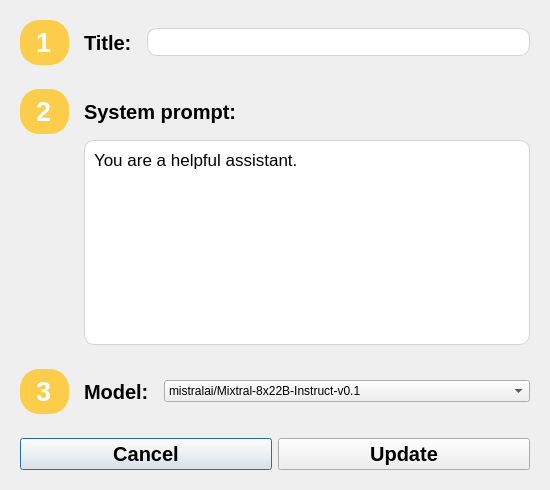
<?xml version="1.0" encoding="UTF-8"?>
<ui version="4.0">
 <class>chatsettingswindow</class>
 <widget class="QDialog" name="chatsettingswindow">
  <property name="geometry">
   <rect>
    <x>0</x>
    <y>0</y>
    <width>550</width>
    <height>490</height>
   </rect>
  </property>
  <property name="minimumSize">
   <size>
    <width>550</width>
    <height>490</height>
   </size>
  </property>
  <property name="maximumSize">
   <size>
    <width>550</width>
    <height>490</height>
   </size>
  </property>
  <property name="windowTitle">
   <string>Dialog</string>
  </property>
  <layout class="QVBoxLayout" name="verticalLayout">
   <item>
    <widget class="QWidget" name="titleWidget" native="true">
     <layout class="QHBoxLayout" name="horizontalLayout_3" stretch="0,0,1">
      <property name="spacing">
       <number>15</number>
      </property>
      <item>
       <widget class="QLabel" name="titleIconLabel">
        <property name="font">
         <font>
          <pointsize>20</pointsize>
          <bold>true</bold>
         </font>
        </property>
        <property name="styleSheet">
         <string notr="true">background-color: #FCCD4A; color: white; border: 2px solid #FCCD4A; border-radius:19px; padding: 5px 7px;</string>
        </property>
        <property name="text">
         <string>1</string>
        </property>
       </widget>
      </item>
      <item>
       <widget class="QLabel" name="titleLabel">
        <property name="font">
         <font>
          <pointsize>15</pointsize>
          <bold>true</bold>
         </font>
        </property>
        <property name="text">
         <string>Title:</string>
        </property>
       </widget>
      </item>
      <item>
       <widget class="QLineEdit" name="titleSelectWidget">
        <property name="styleSheet">
         <string notr="true">background-color: white; border: 1px solid lightgray; padding: 5px; border-radius: 10px;</string>
        </property>
       </widget>
      </item>
     </layout>
    </widget>
   </item>
   <item>
    <widget class="QWidget" name="promptWidget" native="true">
     <layout class="QGridLayout" name="gridLayout">
      <property name="horizontalSpacing">
       <number>15</number>
      </property>
      <item row="2" column="0" alignment="Qt::AlignHCenter|Qt::AlignVCenter">
       <widget class="QLabel" name="promptIconLabel">
        <property name="font">
         <font>
          <pointsize>20</pointsize>
          <bold>true</bold>
         </font>
        </property>
        <property name="styleSheet">
         <string notr="true">background-color: #FCCD4A; color: white; border: 2px solid #FCCD4A; border-radius:19px; padding: 5px 7px;</string>
        </property>
        <property name="text">
         <string>2</string>
        </property>
       </widget>
      </item>
      <item row="2" column="1">
       <widget class="QLabel" name="promptTitleLabel">
        <property name="font">
         <font>
          <pointsize>15</pointsize>
          <bold>true</bold>
         </font>
        </property>
        <property name="text">
         <string>System prompt:</string>
        </property>
       </widget>
      </item>
      <item row="3" column="1">
       <widget class="QTextEdit" name="promptSelectWidget">
        <property name="styleSheet">
         <string notr="true">background-color: white; border: 1px solid lightgray; padding: 5px; border-radius: 10px;</string>
        </property>
        <property name="verticalScrollBarPolicy">
         <enum>Qt::ScrollBarAlwaysOff</enum>
        </property>
        <property name="html">
         <string>&lt;!DOCTYPE HTML PUBLIC &quot;-//W3C//DTD HTML 4.0//EN&quot; &quot;http://www.w3.org/TR/REC-html40/strict.dtd&quot;&gt;
&lt;html&gt;&lt;head&gt;&lt;meta name=&quot;qrichtext&quot; content=&quot;1&quot; /&gt;&lt;meta charset=&quot;utf-8&quot; /&gt;&lt;style type=&quot;text/css&quot;&gt;
p, li { white-space: pre-wrap; }
hr { height: 1px; border-width: 0; }
li.unchecked::marker { content: &quot;\2610&quot;; }
li.checked::marker { content: &quot;\2612&quot;; }
&lt;/style&gt;&lt;/head&gt;&lt;body style=&quot; font-family:'.AppleSystemUIFont'; font-size:13pt; font-weight:400; font-style:normal;&quot;&gt;
&lt;p style=&quot; margin-top:0px; margin-bottom:0px; margin-left:0px; margin-right:0px; -qt-block-indent:0; text-indent:0px;&quot;&gt;You are a helpful assistant.&lt;/p&gt;&lt;/body&gt;&lt;/html&gt;</string>
        </property>
       </widget>
      </item>
     </layout>
    </widget>
   </item>
   <item>
    <widget class="QWidget" name="modelWidget" native="true">
     <layout class="QHBoxLayout" name="horizontalLayout_2" stretch="0,0,1">
      <property name="spacing">
       <number>15</number>
      </property>
      <item>
       <widget class="QLabel" name="modelIconLabel">
        <property name="font">
         <font>
          <pointsize>20</pointsize>
          <bold>true</bold>
         </font>
        </property>
        <property name="styleSheet">
         <string notr="true">background-color: #FCCD4A; color: white; border: 2px solid #FCCD4A; border-radius:19px; padding: 5px 7px;</string>
        </property>
        <property name="text">
         <string>3</string>
        </property>
       </widget>
      </item>
      <item>
       <widget class="QLabel" name="modelTitleLabel">
        <property name="font">
         <font>
          <pointsize>15</pointsize>
          <bold>true</bold>
         </font>
        </property>
        <property name="text">
         <string>Model:</string>
        </property>
       </widget>
      </item>
      <item alignment="Qt::AlignVCenter">
       <widget class="QComboBox" name="modelSelectWidget">
        <property name="cursor">
         <cursorShape>PointingHandCursor</cursorShape>
        </property>
        <property name="styleSheet">
         <string notr="true"/>
        </property>
        <property name="editable">
         <bool>false</bool>
        </property>
        <item>
         <property name="text">
          <string>mistralai/Mixtral-8x22B-Instruct-v0.1</string>
         </property>
        </item>
        <item>
         <property name="text">
          <string>mistralai/Mixtral-8x22B-v0.1</string>
         </property>
        </item>
        <item>
         <property name="text">
          <string>mistralai/Mixtral-8x7B-Instruct-v0.1</string>
         </property>
        </item>
        <item>
         <property name="text">
          <string>mistralai/Mistral-7B-Instruct-v0.3</string>
         </property>
        </item>
        <item>
         <property name="text">
          <string>mistralai/Mistral-7B-Instruct-v0.2</string>
         </property>
        </item>
        <item>
         <property name="text">
          <string>mistralai/Mistral-7B-Instruct-v0.1</string>
         </property>
        </item>
        <item>
         <property name="text">
          <string>meta-llama/Meta-Llama-3-70B-Instruct</string>
         </property>
        </item>
        <item>
         <property name="text">
          <string>meta-llama/Meta-Llama-3-8B-Instruct</string>
         </property>
        </item>
        <item>
         <property name="text">
          <string>meta-llama/Llama-2-70b-chat-hf</string>
         </property>
        </item>
        <item>
         <property name="text">
          <string>meta-llama/Llama-2-13b-chat-hf</string>
         </property>
        </item>
        <item>
         <property name="text">
          <string>meta-llama/Llama-2-7b-chat-hf</string>
         </property>
        </item>
        <item>
         <property name="text">
          <string>codellama/CodeLlama-70b-Instruct-hf</string>
         </property>
        </item>
        <item>
         <property name="text">
          <string>codellama/CodeLlama-34b-Instruct-hf</string>
         </property>
        </item>
        <item>
         <property name="text">
          <string>microsoft/WizardLM-2-8x22B</string>
         </property>
        </item>
        <item>
         <property name="text">
          <string>microsoft/WizardLM-2-7B</string>
         </property>
        </item>
        <item>
         <property name="text">
          <string>google/gemma-1.1-7b-it</string>
         </property>
        </item>
        <item>
         <property name="text">
          <string>google/codegemma-7b-it</string>
         </property>
        </item>
        <item>
         <property name="text">
          <string>cognitivecomputations/dolphin-2.6-mixtral-8x7b</string>
         </property>
        </item>
        <item>
         <property name="text">
          <string>lizpreciatior/lzlv_70b_fp16_hf</string>
         </property>
        </item>
        <item>
         <property name="text">
          <string>openchat/openchat-3.6-8b</string>
         </property>
        </item>
        <item>
         <property name="text">
          <string>openchat/openchat_3.5</string>
         </property>
        </item>
        <item>
         <property name="text">
          <string>llava-hf/llava-1.5-7b-hf</string>
         </property>
        </item>
        <item>
         <property name="text">
          <string>01-ai/Yi-34B-Chat</string>
         </property>
        </item>
        <item>
         <property name="text">
          <string>Austism/chronos-hermes-13b-v2</string>
         </property>
        </item>
        <item>
         <property name="text">
          <string>Gryphe/MythoMax-L2-13b-turbo</string>
         </property>
        </item>
        <item>
         <property name="text">
          <string>Gryphe/MythoMax-L2-13b</string>
         </property>
        </item>
        <item>
         <property name="text">
          <string>HuggingFaceH4/zephyr-orpo-141b-A35b-v0.1</string>
         </property>
        </item>
        <item>
         <property name="text">
          <string>Phind/Phind-CodeLlama-34B-v2</string>
         </property>
        </item>
        <item>
         <property name="text">
          <string>bigcode/starcoder2-15b-instruct-v0.1</string>
         </property>
        </item>
        <item>
         <property name="text">
          <string>bigcode/starcoder2-15b</string>
         </property>
        </item>
        <item>
         <property name="text">
          <string>databricks/dbrx-instruct</string>
         </property>
        </item>
        <item>
         <property name="text">
          <string>deepinfra/airoboros-70b</string>
         </property>
        </item>
       </widget>
      </item>
     </layout>
    </widget>
   </item>
   <item>
    <widget class="QWidget" name="buttonsWidget" native="true">
     <layout class="QHBoxLayout" name="horizontalLayout">
      <item>
       <widget class="QPushButton" name="cancelButton">
        <property name="font">
         <font>
          <pointsize>15</pointsize>
          <bold>true</bold>
         </font>
        </property>
        <property name="cursor">
         <cursorShape>PointingHandCursor</cursorShape>
        </property>
        <property name="text">
         <string>Cancel</string>
        </property>
       </widget>
      </item>
      <item>
       <widget class="QPushButton" name="submitButton">
        <property name="font">
         <font>
          <pointsize>15</pointsize>
          <bold>true</bold>
         </font>
        </property>
        <property name="cursor">
         <cursorShape>PointingHandCursor</cursorShape>
        </property>
        <property name="text">
         <string>Update</string>
        </property>
       </widget>
      </item>
     </layout>
    </widget>
   </item>
  </layout>
 </widget>
 <resources/>
 <connections/>
</ui>
